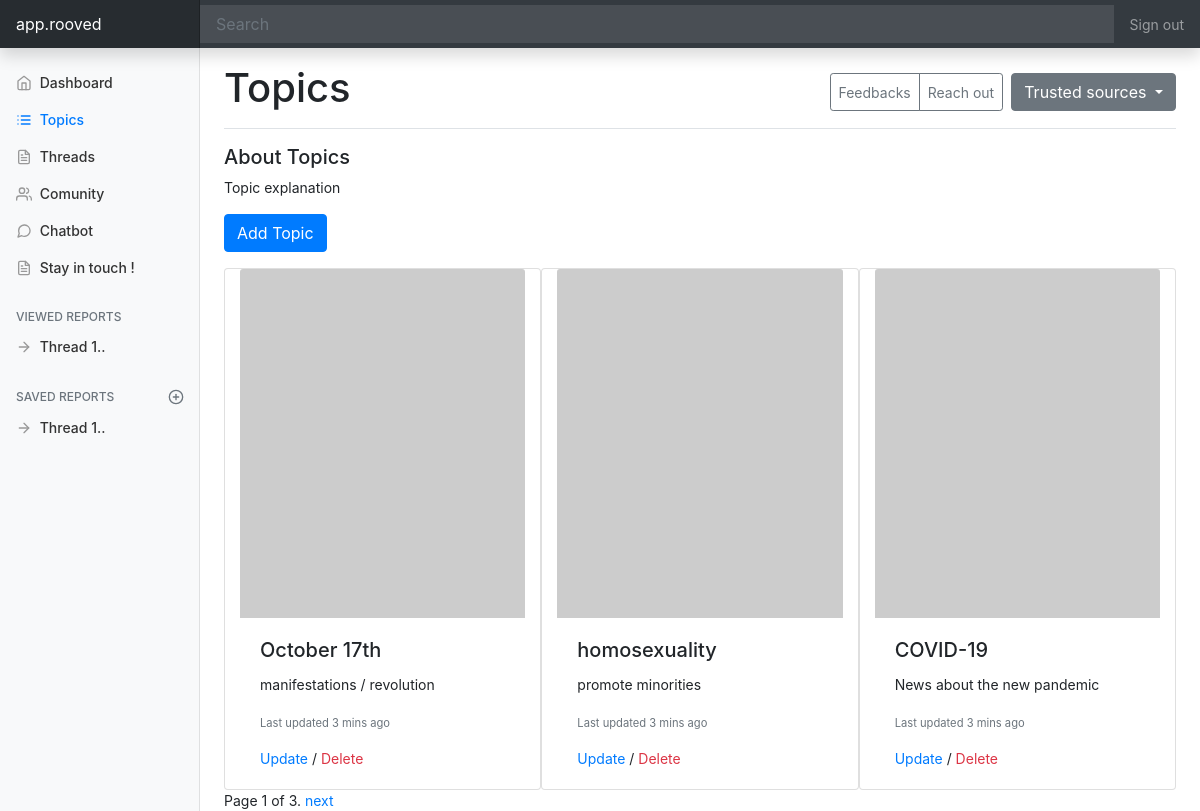
Page /topics/ on the committed database.
### app/models.py (models this page shows, shortened)
class Topic(models.Model):
    title = models.CharField(max_length=20)
    description = models.CharField(max_length=40)

### app/views.py (the view)
# urls.py: path('topics/', views.topics.as_view(), name='empty'),
class topics(ListView):
    template_name = 'app/views/topics.html'
    model = models.Topic
    paginate_by = 3
    def get_context_data(self, **kwargs):
        context = super().get_context_data(**kwargs)
        context['pageTitle'] = 'Topics'
        return context
    def get_queryset(self):
        return self.model.objects.order_by('-id')

### core/templates/app/views/topics.html (shortened to what this page needs)
{% extends '../../layouts/baseLayout.html' %}
{% block content %}
<h5>About Topics</h5>
<p>Topic explanation</p>
<p>
    <a href="{% url 'addTopic' %}" class="btn btn-primary text-white">Add Topic</a>
</p>
<div class="container">
    <div class="row">
    {% for object in object_list %}
        <div class="col-sm-4 card">
            <img src="https://picsum.photos/147/180" class="card-img-top" alt="...">
            <div class="card-body">
                <h5 class="card-title">{{ object.title }}</h5>
                <p class="card-text">{{ object.description }}</p>
                <p class="card-text"><small class="text-muted">Last updated 3 mins ago</small></p>
                <a class="text-primary" href="{% url 'updateTopic' object.pk %}">Update</a>
                /
                <a class="text-danger" href="{% url 'deleteTopic' object.pk %}">Delete</a>
            </div>
        </div>
        {% empty %}
        <li>No Topics yet</li>
    {% endfor %}
    </div>
</div>
{% if is_paginated %}
<div class="pagination">
    <span class="page-links">
        <span class="page-current">
            Page {{ page_obj.number }} of {{ page_obj.paginator.num_pages }}.
        </span>
        {% if page_obj.has_next %}
            <a href="/topics/?page={{ page_obj.next_page_number }}">next</a>
        {% endif %}
    </span>
</div>
{% endif %}
{% endblock %}

### core/templates/layouts/baseLayout.html (shortened to what this page needs)
<!doctype html>
<html lang="en">
  <head>
    {% load static %}
    <link rel="stylesheet" href="https://stackpath.bootstrapcdn.com/bootstrap/4.5.0/css/bootstrap.min.css">
    <link href="{% static 'assets/css/dashboard.css' %}" rel="stylesheet">
  </head>
  <body>
    <nav class="navbar navbar-dark sticky-top bg-dark flex-md-nowrap p-0 shadow">
  <a class="navbar-brand col-md-3 col-lg-2 mr-0 px-3" href="/">app.rooved</a>
  <input class="form-control form-control-dark w-100" type="text" placeholder="Search" aria-label="Search">
  <ul class="navbar-nav px-3">
    <li class="nav-item text-nowrap">
      <a class="nav-link" href="#">Sign out</a>
    </li>
  </ul>
</nav>
<div class="container-fluid">
  <div class="row">
    <nav id="sidebarMenu" class="col-md-3 col-lg-2 d-md-block bg-light sidebar collapse">
      <div class="sidebar-sticky pt-3">
        <ul class="nav flex-column">
          <li class="nav-item">
            <li class="nav-item">
            {% if '/' == request.path %}
              <a class="nav-link active" href="{% url 'dashboard' %}">
            {% else %}
              <a class="nav-link" href="{% url 'dashboard' %}">
            {% endif %}
                <span data-feather="home"></span>
                Dashboard <span class="sr-only">(current)</span>
              </a>
            </li>
            {% if 'topics' in request.path %}
            <a class="nav-link active" href="{% url 'topics' %}">
            {% else %}
            <a class="nav-link" href="{% url 'topics' %}">
            {% endif %}
              <span data-feather="list"></span>
              Topics<span class="sr-only">(current)</span>
            </a>
          </li>
          <li class="nav-item">
            {% if 'threads' in request.path %}
            <a class="nav-link active" href="{% url 'threads' %}">
            {% else %}
            <a class="nav-link" href="{% url 'threads' %}">
            {% endif %}
              <span data-feather="file-text"></span>
              Threads
            </a>
          </li>
          <li class="nav-item">
            {% if 'community' in request.path %}
            <a class="nav-link active" href="{% url 'community' %}">
            {% else %}
            <a class="nav-link" href="{% url 'community' %}">
            {% endif %}
            <span data-feather="users"></span>
              Comunity
            </a>
          </li>
          <li class="nav-item">
            {% if 'chatbot' in request.path %}
            <a class="nav-link active" href="{% url 'chatbot' %}">
            {% else %}
            <a class="nav-link" href="{% url 'chatbot' %}">
            {% endif %}
              <span data-feather="message-circle"></span>
              Chatbot
            </a>
          </li>
          <li class="nav-item">
            {% if 'stayintouch' in request.path %}
            <a class="nav-link active" href="{% url 'stayintouch' %}">
            {% else %}
            <a class="nav-link" href="{% url 'stayintouch' %}">
            {% endif %}
              <span data-feather="file-text"></span>
              Stay in touch !
            </a>
          </li>
        </ul>
        <h6 class="sidebar-heading d-flex justify-content-between align-items-center px-3 mt-4 mb-1 text-muted">
          <span>Viewed reports</span>
        </h6>
        <ul class="nav flex-column mb-2">
          <li class="nav-item">
            <a class="nav-link" href="#">
              <span data-feather="arrow-right"></span>
              Thread 1..
            </a>
          </li>
        </ul>
        <h6 class="sidebar-heading d-flex justify-content-between align-items-center px-3 mt-4 mb-1 text-muted">
          <span>Saved reports</span>
          <a class="d-flex align-items-center text-muted" href="#" aria-label="Add a new report">
            <span data-feather="plus-circle"></span>
          </a>
        </h6>
        <ul class="nav flex-column mb-2">
          <li class="nav-item">
            <a class="nav-link" href="#">
              <span data-feather="arrow-right"></span>
              Thread 1..
            </a>
          </li>
        </ul>
      </div>
    </nav>
    <main role="main" class="col-md-9 ml-sm-auto col-lg-10 px-md-4">
      <div class="d-flex justify-content-between flex-wrap flex-md-nowrap align-items-center pt-3 pb-2 mb-3 border-bottom">
        <h1>{{ pageTitle }}</h1>
        <div class="btn-toolbar mb-2 mb-md-0">
          <div class="btn-group mr-2">
            <button type="button" onclick="window.location.href='/stayintouch';" class="btn btn-sm btn-outline-secondary">Feedbacks</button>
            <button type="button" onclick="window.location.href='/stayintouch';" class="btn btn-sm btn-outline-secondary">Reach out</button>
          </div>
          <div class="dropdown">
            <button class="btn btn-secondary dropdown-toggle" type="button" id="dropdownMenuButton" data-toggle="dropdown" aria-haspopup="true" aria-expanded="false">
              Trusted sources
            </button>
          </div>
        </div>
      </div>
      {% block content %}
      {% endblock %}
    </main>
</div>
</div>
<script src="{% static 'assets/js/dashboard.js' %}"></script></body>
</html>

### core/static/assets/css/dashboard.css (style rules this page uses)
body { font-size: .875rem; }
.feather { width: 16px; height: 16px; vertical-align: text-bottom; }
.sidebar { position: fixed; top: 0; bottom: 0; left: 0; z-index: 100; padding: 48px 0 0; box-shadow: inset -1px 0 0 rgba(0, 0, 0, .1); }
.sidebar-sticky { position: relative; top: 0; height: calc(100vh - 48px); padding-top: .5rem; overflow-x: hidden; overflow-y: auto; }
.sidebar .nav-link { font-weight: 500; color: #333; }
.sidebar .nav-link .feather { margin-right: 4px; color: #999; }
.sidebar .nav-link.active { color: #007bff; }
.sidebar .nav-link:hover .feather, .sidebar .nav-link.active .feather { color: inherit; }
.sidebar-heading { font-size: .75rem; text-transform: uppercase; }
.navbar-brand { padding-top: .75rem; padding-bottom: .75rem; font-size: 1rem; background-color: rgba(0, 0, 0, .25); box-shadow: inset -1px 0 0 rgba(0, 0, 0, .25); }
.navbar .form-control { padding: .75rem 1rem; border-width: 0; border-radius: 0; }
.form-control-dark { color: #fff; background-color: rgba(255, 255, 255, .1); border-color: rgba(255, 255, 255, .1); }

### rows in the picture
Topic: title "October 17th", description "manifestations / revolution"
Topic: title "homosexuality", description "promote minorities"
Topic: title "COVID-19", description "News about the new pandemic"

### other values in the picture
{{ pageTitle }} "Topics"
{{ page_obj.number }} "1"
{{ page_obj.paginator.num_pages }} "3"
